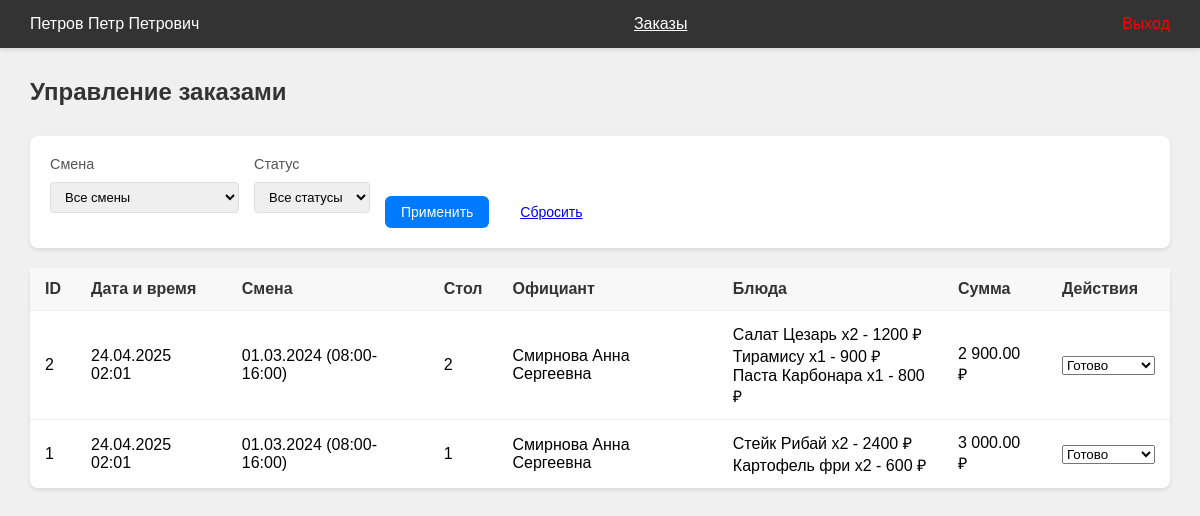
/chef/orders.php (signed in), run on the app's committed database.
### tables this page shows
CREATE TABLE `orders` (
  `order_id` int(11) NOT NULL,
  `table_number` int(11) NOT NULL,
  `waiter_id` int(11) NOT NULL,
  `shift_id` int(11) NOT NULL,
  `status` enum('создан','в процессе','готов','оплачен','закрыт') NOT NULL DEFAULT 'создан',
  `total_amount` decimal(10,2) NOT NULL DEFAULT 0.00,
  `created_at` timestamp NOT NULL DEFAULT current_timestamp(),
  `updated_at` timestamp NOT NULL DEFAULT current_timestamp() ON UPDATE current_timestamp()
);

### api/chef_orders/ChefOrdersSearch.php (called while the page is built, shortened)
<?php
function ChefOrdersSearch($params, $db) {
    $search = isset($params['search']) ? $params['search'] : '';
    $sort = isset($params['sort']) ? $params['sort'] : '';
    $shift_id = isset($params['shift_id']) ? $params['shift_id'] : '';
    $status = isset($params['status']) ? $params['status'] : '';
    $sql = "SELECT o.order_id, o.table_number, o.status as order_status, o.created_at,
                   oi.item_id, oi.dish_name, oi.quantity, oi.price, oi.status as item_status,
                   u.full_name as waiter_name,
                   s.shift_date, s.start_time, s.end_time
            FROM orders o
            JOIN order_items oi ON o.order_id = oi.order_id
            JOIN users u ON o.waiter_id = u.user_id
            JOIN shifts s ON o.shift_id = s.shift_id";
    $where = ["oi.chef_id = :chef_id"];
    $queryParams = [':chef_id' => $_SESSION['user_id']];
    if (!empty($where)) {
        $sql .= " WHERE " . implode(" AND ", $where);
    }
    if ($sort) {
        $sql .= " ORDER BY o.created_at $sort";
    } else {
        $sql .= " ORDER BY o.created_at DESC";
    }
    $stmt = $db->prepare($sql);
    $stmt->execute($queryParams);
    $orders = $stmt->fetchAll();
    $groupedOrders = [];
    foreach ($orders as $order) {
        $orderId = $order['order_id'];
        if (!isset($groupedOrders[$orderId])) {
            $groupedOrders[$orderId] = [
                'order_id' => $order['order_id'],
                'created_at' => $order['created_at'],
                'shift_date' => $order['shift_date'],
                'start_time' => $order['start_time'],
                'end_time' => $order['end_time'],
                'table_number' => $order['table_number'],
                'waiter_name' => $order['waiter_name'],
                'items' => [],
                'total_amount' => 0
            ];
        }
        $item = [
            'item_id' => $order['item_id'],
            'dish_name' => $order['dish_name'],
            'quantity' => $order['quantity'],
            'price' => $order['price'],
            'status' => $order['item_status']
        ];
        $groupedOrders[$orderId]['items'][] = $item;
        $groupedOrders[$orderId]['total_amount'] += $order['price'] * $order['quantity'];
    }
    return array_values($groupedOrders);
}

### chef/orders.php (the view, shortened to what this page needs)
<?php
require_once '../api/DB.php';
require_once '../api/chef_orders/ChefOrdersSearch.php';
require_once '../api/chef_orders/OutputChefOrders.php';
$search = isset($_GET['search']) ? $_GET['search'] : '';
$sort = isset($_GET['sort']) ? $_GET['sort'] : '';
$shift_id = isset($_GET['shift_id']) ? $_GET['shift_id'] : '';
$status = isset($_GET['status']) ? $_GET['status'] : '';
$params = [
    'search' => $search,
    'sort' => $sort,
    'shift_id' => $shift_id,
    'status' => $status
];
$orders = ChefOrdersSearch($params, $db);
?>
<!DOCTYPE html>
<html lang="ru">
<head>
    <link rel="stylesheet" href="../styles/admin.css">
</head>
<body>
    <header class="header">
        <div class="header-left">
            <span class="user-name"><?php echo $_SESSION['full_name']; ?></span>
        </div>
        <nav class="header-center">
            <a href="orders.php" class="nav-link active">Заказы</a>
        </nav>
        <div class="header-right">
            <a href="#" onclick="logout(); return false;" class="logout-btn">Выход</a>
        </div>
    </header>
    <div class="main-content">
        <div class="page-header">
            <h1 class="page-title">Управление заказами</h1>
        </div>
        <div class="filter-section">
            <form class="filter-form" method="GET">
                <div class="form-group">
                    <label>Смена</label>
                    <select class="form-control" name="shift_id">
                        <option value="">Все смены</option>
                    </select>
                </div>
                <div class="form-group">
                    <label>Статус</label>
                    <select class="form-control" name="status">
                        <option value="">Все статусы</option>
                    </select>
                </div>
                <button type="submit" class="btn btn-primary">Применить</button>
                <a href="orders.php" class="btn btn-secondary">Сбросить</a>
            </form>
        </div>
        <table class="data-table">
            <thead>
                <tr>
                    <th>ID</th>
                    <th>Дата и время</th>
                    <th>Смена</th>
                    <th>Стол</th>
                    <th>Официант</th>
                    <th>Блюда</th>
                    <th>Сумма</th>
                    <th>Действия</th>
                </tr>
            </thead>
            <tbody>
                <?php OutputChefOrders($orders); ?>
            </tbody>
        </table>
    </div>
</body>
</html>

### api/chef_orders/OutputChefOrders.php (shortened to what this page needs)
<?php
function OutputChefOrders($orders) {
    foreach ($orders as $order) {
        $date = date('d.m.Y H:i', strtotime($order['created_at']));
        $shift = date('d.m.Y', strtotime($order['shift_date'])) . ' (' .
                date('H:i', strtotime($order['start_time'])) . '-' .
                date('H:i', strtotime($order['end_time'])) . ')';
        $itemsList = '';
        foreach ($order['items'] as $item) {
            $statusClass = '';
            switch ($item['status']) {
                case 'готово':
                    $statusClass = 'status-ready';
                    break;
            }
            $itemsList .= '<div class="order-item ' . $statusClass . '">';
            $itemsList .= htmlspecialchars($item['dish_name'] . ' x' . $item['quantity']);
            $itemsList .= ' - ' . htmlspecialchars($item['price'] * $item['quantity'] . ' ₽');
            $itemsList .= '</div>';
        }
        $allReady = true;
        $allWaiting = true;
        foreach ($order['items'] as $item) {
            if ($item['status'] != 'ожидает') {
                $allWaiting = false;
            }
        }
        $orderStatus = $allReady ? 'готово' : ($allWaiting ? 'ожидает' : 'в процессе');
        echo '<tr>';
        echo '<td>' . htmlspecialchars($order['order_id']) . '</td>';
        echo '<td>' . htmlspecialchars($date) . '</td>';
        echo '<td>' . htmlspecialchars($shift) . '</td>';
        echo '<td>' . htmlspecialchars($order['table_number']) . '</td>';
        echo '<td>' . htmlspecialchars($order['waiter_name']) . '</td>';
        echo '<td>' . $itemsList . '</td>';
        echo '<td>' . htmlspecialchars(number_format($order['total_amount'], 2, '.', ' ') . ' ₽') . '</td>';
        echo '<td>';
        echo '<select class="status-select" onchange="updateOrderStatus(' . $order['order_id'] . ', this.value)">';
        echo '<option value="готово" ' . ($orderStatus == 'готово' ? 'selected' : '') . '>Готово</option>';
        echo '</select>';
        echo '</td>';
        echo '</tr>';
    }
}
?>

### styles/admin.css (style rules this page uses)
* { margin: 0; padding: 0; box-sizing: border-box; font-family: Arial, sans-serif; }
body { min-height: 100vh; background-color: #f0f0f0; }
.header { background-color: #333; color: white; padding: 15px 30px; display: flex; justify-content: space-between; align-items: center; box-shadow: 0 2px 4px rgba(0, 0, 0, 0.1); }
.header-left { display: flex; align-items: center; }
.user-name { font-size: 16px; color: white; }
.header-center { display: flex; gap: 20px; }
.nav-link { color: white; text-decoration: none; }
.nav-link.active { text-decoration: underline; }
.header-right { display: flex; align-items: center; }
.logout-btn { color: red; text-decoration: none; }
.main-content { padding: 30px; margin: 0 auto; max-width: 1200px; }
.page-header { display: flex; justify-content: space-between; align-items: center; margin-bottom: 30px; }
.page-title { font-size: 24px; color: #333; }
.data-table { width: 100%; background-color: white; border-radius: 8px; box-shadow: 0 2px 4px rgba(0, 0, 0, 0.1); border-collapse: collapse; margin-bottom: 20px; }
.data-table th, .data-table td { padding: 12px 15px; text-align: left; border-bottom: 1px solid #eee; }
.data-table th { background-color: #f8f8f8; font-weight: 600; color: #333; }
.data-table tr:last-child td { border-bottom: none; }
.btn { padding: 8px 16px; border-radius: 6px; border: none; cursor: pointer; font-size: 14px; transition: all 0.3s; }
.btn-primary { background-color: #007bff; color: white; }
.form-group { margin-bottom: 15px; }
.form-group label { display: block; margin-bottom: 5px; color: #333; }
.form-control { width: 100%; padding: 8px 12px; border: 1px solid #ddd; border-radius: 4px; font-size: 14px; }
.filter-section { background-color: white; padding: 20px; border-radius: 8px; margin-bottom: 20px; box-shadow: 0 2px 4px rgba(0, 0, 0, 0.1); }
.filter-form { display: flex; gap: 15px; align-items: flex-end; }
.form-group { display: flex; flex-direction: column; gap: 5px; }
.form-group label { font-weight: 500; color: #555; font-size: 0.9em; }
.form-control { padding: 6px 10px; border: 1px solid #ddd; border-radius: 4px; font-size: 13px; }

### data on the page
orders: value "Салат Цезарь x2 - 1200 ₽", value "Тирамису x1 - 900 ₽", value "Паста Карбонара x1 - 800 ₽"
orders: value "Стейк Рибай x2 - 2400 ₽", value "Картофель фри x2 - 600 ₽"

### other printed values
$_SESSION['full_name'] "Петров Петр Петрович"
$order['order_id'] "2"
$date "24.04.2025 02:01"
$shift "01.03.2024 (08:00-16:00)"
$order['table_number'] "2"
$order['waiter_name'] "Смирнова Анна Сергеевна"
number_format($order['total_amount'], 2, '.', ' ') . ' ₽' "2 900.00 ₽"
$order['order_id'] "1"
$order['table_number'] "1"
number_format($order['total_amount'], 2, '.', ' ') . ' ₽' "3 000.00 ₽"
